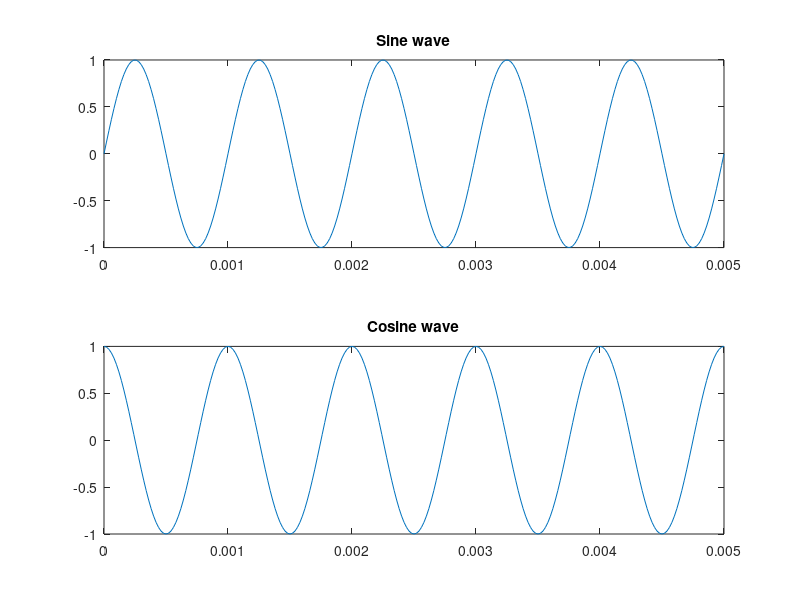

This figure's MATLAB source:
fs=50000;
f=1000;
steps=1/fs;
cycle=1/f;
t=0:steps:5*cycle;
x=sin(2*pi*f*t);
y=cos(2*pi*f*t);
subplot(2,1,1);
plot(t,x);
title('Sine wave');
subplot(2,1,2);
plot(t,y);
title('Cosine wave');